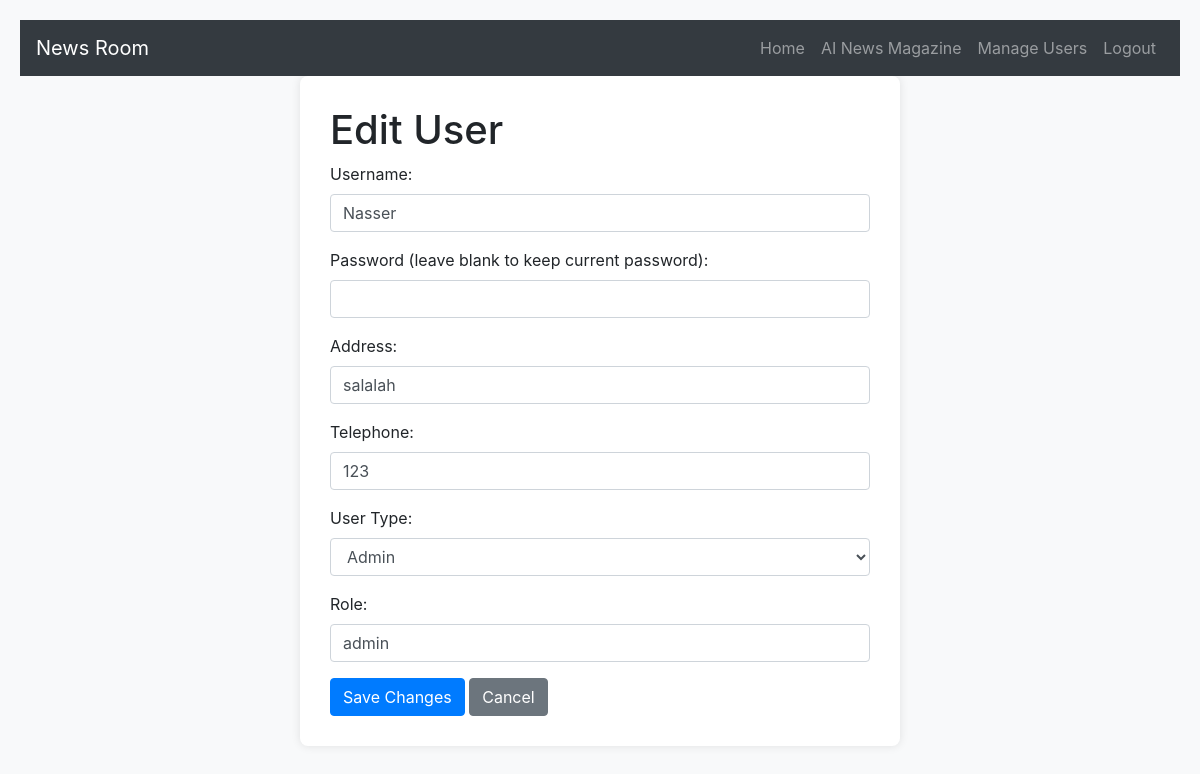
Page /edit-user/2 (signed in) on the committed database.
### tables this page shows
CREATE TABLE users (
                            id INTEGER PRIMARY KEY AUTOINCREMENT,
                            username TEXT NOT NULL UNIQUE,
                            password TEXT NOT NULL,
                            user_address TEXT,
                            user_tel TEXT,
                            user_type TEXT NOT NULL,  -- Either 'admin' or 'normal'
                            role TEXT NOT NULL, email TEXT NOT NULL);

### app.py (the view, shortened to what this page needs)
@app.route('/edit-user/<int:user_id>', methods=['GET', 'POST'])
@login_required
@admin_required
def edit_user(user_id):
    conn = get_db_connection()
    user = conn.execute("SELECT * FROM users WHERE id = ?", (user_id,)).fetchone()
    conn.close()
    return render_template('edit_user.html', user=user)

### app.py (called while the page is built)
def get_db_connection():
    try:
        conn = sqlite3.connect('news.db')
        conn.row_factory = sqlite3.Row
        return conn
    except sqlite3.Error as e:
        print(f"Error connecting to database: {e}")
        return None

def login_required(f):
    @wraps(f)
    def decorated_function(*args, **kwargs):
        if 'user_id' not in session:
            return redirect(url_for('login'))  # Redirect to login if user is not logged in
        return f(*args, **kwargs)
    return decorated_function

def admin_required(f):
    @wraps(f)
    def decorated_function(*args, **kwargs):
        if session.get('user_type') != 'admin':
            return redirect(url_for('index'))  # Only admin users can access this page
        return f(*args, **kwargs)
    return decorated_function

### templates/edit_user.html (shortened to what this page needs)
<!DOCTYPE html>
<html lang="en">
<head>
    <link rel="stylesheet" href="https://stackpath.bootstrapcdn.com/bootstrap/4.5.2/css/bootstrap.min.css">
</head>
<body>
    <nav class="navbar navbar-expand-lg navbar-dark bg-dark">
        <a class="navbar-brand" href="/">News Room</a>
        <div class="collapse navbar-collapse" id="navbarNav">
            <ul class="navbar-nav ml-auto">
                <li class="nav-item">
                    <a class="nav-link" href="/">Home</a>
                </li>
                <li class="nav-item">
                    <a class="nav-link" href="/ai-magazine">AI News Magazine</a>
                </li>
                <li class="nav-item">
                    <a class="nav-link" href="/users">Manage Users</a>
                </li>
                <li class="nav-item">
                    <a class="nav-link" href="/logout">Logout</a>
                </li>
            </ul>
        </div>
    </nav>
    <div class="container">
        <h1>Edit User</h1>
        <form action="{{ url_for('edit_user', user_id=user['id']) }}" method="POST">
            <div class="form-group">
                <label for="username">Username:</label>
                <input type="text" class="form-control" id="username" name="username" value="{{ user['username'] }}" required>
            </div>
            <div class="form-group">
                <label for="password">Password (leave blank to keep current password):</label>
                <input type="password" class="form-control" id="password" name="password">
            </div>
            <div class="form-group">
                <label for="user_address">Address:</label>
                <input type="text" class="form-control" id="user_address" name="user_address" value="{{ user['user_address'] }}" required>
            </div>
            <div class="form-group">
                <label for="user_tel">Telephone:</label>
                <input type="text" class="form-control" id="user_tel" name="user_tel" value="{{ user['user_tel'] }}" required>
            </div>
            <div class="form-group">
                <label for="user_type">User Type:</label>
                <select class="form-control" id="user_type" name="user_type" required>
                    <option value="admin" {% if user['user_type'] == 'admin' %}selected{% endif %}>Admin</option>
                </select>
            </div>
            <div class="form-group">
                <label for="role">Role:</label>
                <input type="text" class="form-control" id="role" name="role" value="{{ user['role'] }}" required>
            </div>
            <button type="submit" class="btn btn-primary">Save Changes</button>
            <a href="{{ url_for('manage_users') }}" class="btn btn-secondary">Cancel</a>
        </form>
    </div>
</body>
</html>

### templates/edit_user.html (style rules this page uses)
body { background-color: #f8f9fa; padding: 20px; }
.container { max-width: 600px; margin: 0 auto; background-color: white; padding: 30px; border-radius: 8px; box-shadow: 0 0 10px rgba(0, 0, 0, 0.1); }

### rows in the picture
users: username "Nasser", user_address "salalah", user_tel "123", user_type "Admin", role "admin"
